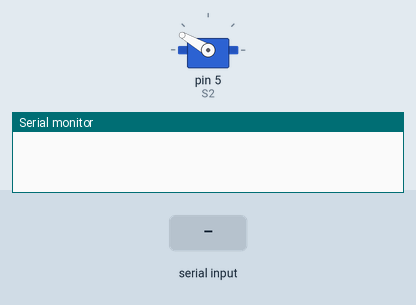
The sketch below on a simulated Arduino Uno, built with avr-gcc and run on an emulated ATmega328P. Parts: servo, the last lines printed to the serial monitor. Inputs (shaded band) come from the test bench.

Above: at 1.2 s.
1.3 s: "A" received over the second serial link
At 2.1 s:
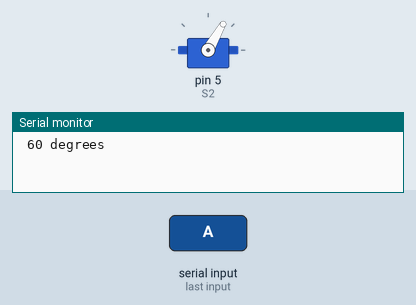
2.8 s: "C" received over the second serial link
At 3.2 s:
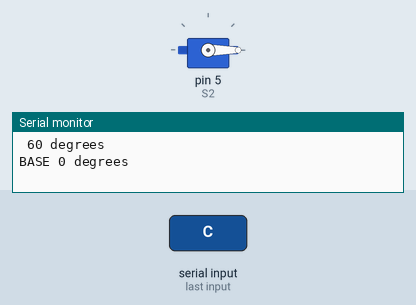
4.3 s: "B" received over the second serial link
At 5.6 s:
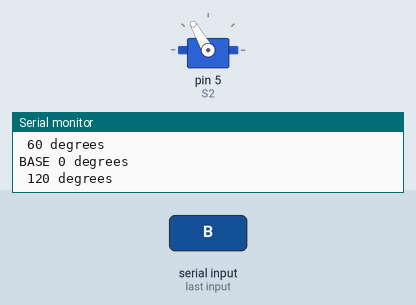
Timing chart, 0 to 7.3 s (numbered marks = the images above; inputs shaded):
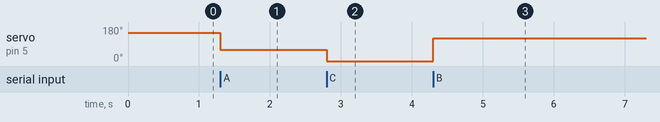

The sketch:

batch15_test.ino
```cpp
#include<Servo.h>
#include<SoftwareSerial.h>
Servo S2;
int t=10;int r1=11;
SoftwareSerial bluetooth(t,r1);
char r;
void setup() {
  // put your setup code here, to run once:
bluetooth.begin(9600);
Serial.begin(9600);
S2.attach(5);
  S2.write(150);
}

void loop() {
  // put your main code here, to run repeatedly:
r=bluetooth.read();
if(r=='A')
{
  S2.write(60);
  Serial.println(" 60 degrees");
}
if(r=='B')
{
  S2.write(120);
  Serial.println(" 120 degrees");
}
if(r=='C')
{
  S2.write(0);
  Serial.println("BASE 0 degrees");
}
}
```

Measured:
- after the input at 1.3 s, servo on pin 5 (S2): 150° → 60° at once
- after the input at 2.8 s, servo on pin 5 (S2): 60° → 0° at once
- after the input at 4.3 s, servo on pin 5 (S2): 0° → 120° at once
